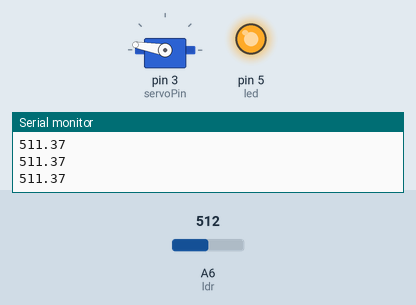
Simulated run of this sketch. Board: Arduino Nano, built with avr-gcc and run on an emulated ATmega328P. Parts: servo, output pins drawn as LEDs (lit = HIGH), the last lines printed to the serial monitor. The test bench sets the inputs (shaded band); at power-on: A6 (ldr) = 512.

Above: at 1.25 s.
1.3 s: A6 (ldr) set to 9
4.3 s: A6 (ldr) set to 6
At 5.3 s:
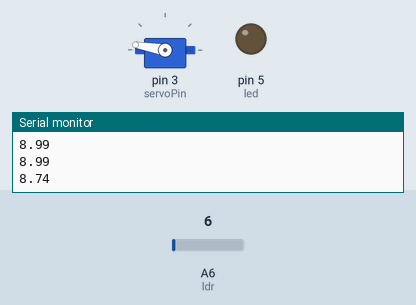
6.0 s: A6 (ldr) set to 122
At 6.16 s:
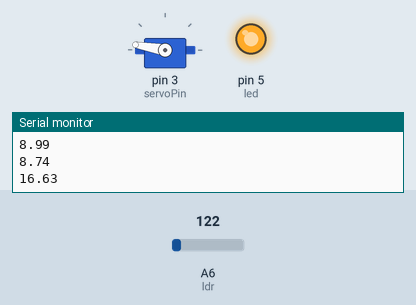
9.0 s: A6 (ldr) set to 0
At 9.16 s:
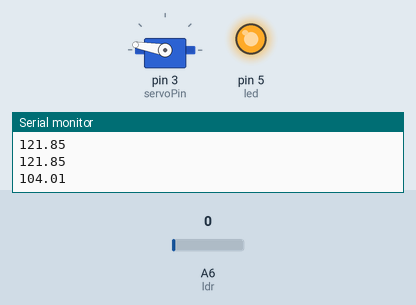
Timing chart, 0 to 11.7 s (numbered marks = the images above; inputs shaded):
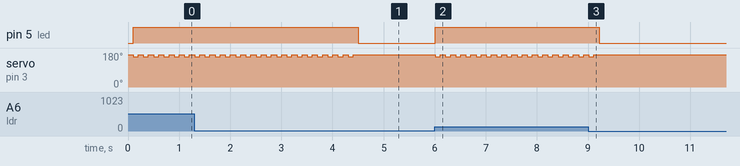

The sketch:

s20_Auto_Chrome_Dino.ino
```cpp
#include <Servo.h>

Servo myservo;
int led=5;
int ldr=A6;
float reading;
unsigned long time;
int n;
int accuracy=100;     // more the accuracy, more the delay scanning
int threshold=7.75;  // set according to the screen brightness
int servoPin=3;
int pos=170;    // adjust according to your setup
int press=9;    // no.of degrees to be pressed

void setup()
{
  Serial.begin(9600);
  pinMode(ldr,INPUT);
  pinMode(led,OUTPUT);
  analogReference(EXTERNAL);
  myservo.attach(servoPin);
  myservo.write(pos);
}

void loop()
{
  reading=0;
  time=millis();
  n=1;
  while(millis()-time<accuracy)
  {
    reading+=analogRead(ldr);
    n++;
  }
  reading/=n;

  // Serial.println(reading);
  if(reading>threshold)
  {
    Serial.println(reading);
    digitalWrite(led,1);
    myservo.write(pos-press);
    delay(100);
    myservo.write(pos);
  }
  else digitalWrite(led,0);
}
```

Measured:
- the behaviour switches between 8 and 7 on A6 (ldr) (found by bisection; images 0 and 1)
- after the input at 4.3 s, pin 5 (led): HIGH → LOW after 0.21 s; servo on pin 3 (servoPin): goes on until 4.4 s, then stays 170°
- after the input at 6.0 s, pin 5 (led): LOW → HIGH at once; servo on pin 3 (servoPin): alternates 170° for 0.10 s and 161° for 0.10 s, starting at once
- after the input at 9.0 s, pin 5 (led): HIGH → LOW after 0.22 s; servo on pin 3 (servoPin): goes on until 9.1 s, then stays 170°
- by itself, servo on pin 3 (servoPin): alternates 170° for 0.10 s and 161° for 0.10 s
